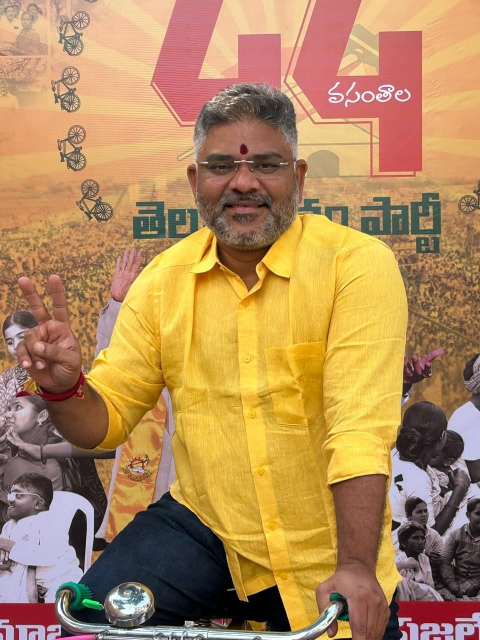
#> input picture photos-source/original-drop/tdp-44-anniversary.jpg, 960 x 1280 px (shown at 1/2 size)
$ python process-photos.py
#> lines starting #> are read from the running program, lines starting #| are printed output that depends on the picture
"""
Turns the raw photo drop in photos-source/original-drop/ into web-ready assets.

WHY
The originals arrived with Telugu filenames. Those are meaningful (they are the
post captions, preserved in photos.js as real alt text) but they are unusable as
URLs — they percent-encode into 200+ character monsters that break sharing,
logging and some CDNs. So each photo gets an ASCII slug here and the Telugu is
kept as data.

The originals are 100-500KB JPEGs up to 2048px. This emits WebP at four widths
plus a JPEG fallback, so the browser downloads roughly what it needs.

NOTE ON THE AMARAVATI PHOTOGRAPH
It carried a visible "AI-generated content" badge in the bottom-left corner.
The office confirmed this is Samsung Galaxy's on-device photo *enhancement*
watermark — Samsung stamps that badge on any image its AI touches, including a
straightforward enhancement — not a synthetic image. It is a genuine
photograph, so it is published, with ~6% trimmed off the bottom to remove the
badge (see CROPS).

EXCLUDED — read before adding anything back:
  * "మా బాబు గారిని" is a designed poster (a Krishna graphic composited over a
    photograph), not documentary photography. Kept out of the gallery so the
    gallery stays photographs.

Run:  python scripts/process-photos.py
"""

import json
import pathlib

from PIL import Image, ImageOps

ROOT = pathlib.Path(__file__).resolve().parent.parent
SRC = ROOT / "photos-source" / "original-drop"
OUT = ROOT / "public" / "photos"

WIDTHS = [480, 768, 1200, 1800]
FALLBACK_W = 1200

# Fixed pixel crops taken from a source image before resizing, keyed by slug.
# The greeting photograph is the only frame with a clean, well-lit, front-facing
# view of him, so the hero portrait is cut from it. The box is (left, top,
# right, bottom) in the ORIGINAL image's pixels, chosen to exclude the security
# officer and the stray hand at the edges.
CROPS = {
    "portrait-headshot": (959, 297, 1580, 1125),   # 3:4 head and shoulders
    # The podium frame at 4:3, keeping almost the full 3:2 original rather than
    # punching in. The earlier 3:4 crop was far too tight — it read as a zoomed
    # face rather than a leader at a lectern.
    "hero-addressing": (114, 0, 1934, 1365),
    # The Galaxy enhancement badge sits in the bottom-left corner of this frame.
    # Trimming ~6% off the bottom removes it while keeping the subjects intact.
    "amaravati-cm-meeting": (0, 0, 2048, 1283),
}

# slug -> (source filename, role, english caption, telugu original)
PHOTOS = [
    (
        "tdp-44-anniversary",
        "tdp-44-anniversary.jpg",
        "gallery",
        "Talikota Hari Krishna at the Telugu Desam Party 44th anniversary celebration",
        None,
    ),
    (
        "hero-addressing",
        "addressing-itdp-telangana.jpg",
        "portrait",
        "Talikota Hari Krishna addressing an iTDP Telangana party meeting",
        None,
    ),
    (
        "portrait-headshot",
        "with-party-leadership.jpg",
        "portrait",
        "Talikota Hari Krishna, iTDP Telangana State President",
        None,
    ),
    (
        "addressing-itdp-telangana",
        "addressing-itdp-telangana.jpg",
        "political",
        "Talikota Hari Krishna addressing an iTDP Telangana party meeting",
        None,
    ),
    (
        "with-chandrababu-naidu",
        "with-chandrababu-naidu.jpg",
        "gallery",
        "Talikota Hari Krishna welcoming TDP National President N. Chandrababu Naidu",
        None,
    ),
    (
        "with-nara-lokesh",
        "with-nara-lokesh.jpg",
        "gallery",
        "Talikota Hari Krishna with TDP National Working President Nara Lokesh",
        None,
    ),
    (
        "with-chandrababu-naidu-portrait",
        "with-chandrababu-naidu-portrait.jpg",
        "about",
        "Talikota Hari Krishna with TDP National President N. Chandrababu Naidu",
        None,
    ),
    (
        "greeting-chandrababu-naidu",
        "greeting-chandrababu-naidu.jpg",
        "gallery",
        "Talikota Hari Krishna greeting TDP National President N. Chandrababu Naidu",
        None,
    ),
    (
        "with-party-leadership",
        "with-party-leadership.jpg",
        "gallery",
        "Talikota Hari Krishna with TDP National President N. Chandrababu Naidu",
        None,
    ),
    (
        "bonalu-bangaru-bonam",
        "bonalu-bangaru-bonam.jpg",
        "community",
        "Talikota Hari Krishna carrying the bonam during the Sri Bhagyanagar Mahankali Bonalu Jatara procession",
        "ఈరోజు తెలంగాణ ఖ్యాతిని దేశ నలుమూలలా చాటిచెప్పేలా, శ్రీ భాగ్యనగర్ మహంకాళి బోనాల జాతర ఉమ్మడి దేవాలయాల ఊరేగింపు కమిటీ ఆధ్వర్యంలో, విజయవాడ శ్రీ కనకదుర్గ అమ్మవారికి బంగారు బోనం సమర్పణ",
    ),
    (
        "kuchipudi-natya-kshetram",
        "kuchipudi-natya-kshetram.jpg",
        "gallery",
        "Kuchipudi dancers at the Shravana Maasa Nrityotsavam, Sri Datta Kuchipudi Natya Kshetram, Begumpet",
        "నిన్న శ్రీ దత్త కూచిపూడి నాట్య కళాక్షేత్రం, బేగంపేట, తెలంగాణ వారి ఆధ్వర్యంలో నిర్వహించిన శ్రావణమాస నాట్యోత్సవం కార్యక్రమంలో పాల్గొనడం ఎంతో ఆనందంగా ఉంది.",
    ),
    (
        "kuchipudi-natyotsavam-stage",
        "kuchipudi-natyotsavam-stage.jpg",
        "gallery",
        "Talikota Hari Krishna with performers at the Shravana Maasa Nrityotsavam dance festival",
        "శ్రావణమాస నాట్యోత్సవం, శ్రీ దత్త కూచిపూడి నాట్య కళాక్షేత్రం, బేగంపేట",
    ),
    (
        "jonnawada-kamakshi-thayi",
        "jonnawada-kamakshi-thayi.jpg",
        "gallery",
        "Talikota Hari Krishna carrying offerings at Sri Kamakshi Thayi temple, Jonnawada",
        "జొన్నవాడ కామాక్షి తాయి",
    ),
    (
        "medchal-constituency-meeting",
        "medchal-constituency-meeting.jpg",
        "gallery",
        "Talikota Hari Krishna speaking at an opinion-gathering programme in Medchal constituency",
        "ఈరోజు మేడ్చల్ నియోజకవర్గం లో నిర్వహించిన అభిప్రాయ సేకరణ కార్యక్రమంలో పాల్గొనడం జరిగింది.",
    ),
    (
        "medchal-constituency-dais",
        "medchal-constituency-dais.jpg",
        "gallery",
        "Opinion-gathering programme in Medchal constituency",
        "మేడ్చల్ నియోజకవర్గం అభిప్రాయ సేకరణ కార్యక్రమం",
    ),
    (
        "endowments-minister-anam",
        "endowments-minister-anam.jpg",
        "gallery",
        "Talikota Hari Krishna paying a courtesy call on Endowments Minister Anam Ramanarayana Reddy",
        "దేవాదాయ శాఖ మంత్రి ఆనం రామనారాయణరెడ్డి గారిని వారి స్వగృహంలో మర్యాదపూర్వకంగా కలవడం జరిగింది.",
    ),
    (
        "with-nandamuri-balakrishna",
        "with-nandamuri-balakrishna.jpg",
        "gallery",
        "Talikota Hari Krishna with Nandamuri Balakrishna, Hindupur MLA, beneath a portrait of N.T. Rama Rao",
        "పద్మభూషణ్ పురస్కారానికి ఎంపికైన నందమూరి బాలకృష్ణ గారికి హృదయపూర్వక శుభాకాంక్షలు.",
    ),
    (
        "mahanadu-2025",
        "mahanadu-2025.jpg",
        "gallery",
        "Delegate registration at TDP Mahanadu 2025",
        "మహానాడు 2025 ప్రతినిధుల నమోదు",
    ),
    (
        "ntr-anniversary-tribute",
        "ntr-anniversary-tribute.jpg",
        "gallery",
        "TDP workers paying tribute at an N.T. Rama Rao statue during the party's 40th anniversary",
        "40 వసంతాల పండుగ",
    ),
    (
        "amaravati-cm-meeting",
        "EXCLUDED-ai-watermarked-amaravati.jpg",
        "gallery",
        "Talikota Hari Krishna and family meeting Chief Minister N. Chandrababu Naidu in Amaravati",
        "నిన్న అమరావతిలో ముఖ్యమంత్రి శ్రీ నారా చంద్రబాబు నాయుడు గారిని కుటుంబసమేతంగా కలిసి కృతజ్ఞతలు తెలియజేయడం జరిగింది.",
    ),
    (
        "csr-summit-hyderabad",
        "csr-summit-hyderabad.jpg",
        "gallery",
        "Talikota Hari Krishna with Narasaraopet MLA Chadalavada Aravind Babu at the CSR Summit, Hyderabad",
        None,
    ),
    (
        "itdp-telangana-emblem-event",
        "itdp-telangana-emblem-event.jpg",
        "gallery",
        "Telugu Desam Party Telangana leaders and iTDP members with the iTDP Telangana emblem",
        None,
    ),
    (
        "with-party-colleagues",
        "with-party-colleagues.jpg",
        "gallery",
        "Talikota Hari Krishna with party colleagues and supporters",
        None,
    ),
]

# Deliberately NOT published. Do not move these into PHOTOS without reading why.
EXCLUDED = {
    "EXCLUDED-composite-poster-maa-babu.jpg": (
        "Composite poster — a Krishna graphic overlaid on a photograph. It is "
        "design work, not documentary photography, so it does not belong in a "
        "gallery presented as event photos."
    ),
}


# ---------------------------------------------------------------------------
# ALBUMS
#
# A single event photographed many times over, rather than one representative
# frame. The office documents rallies and programmes this way, so a set arrives
# as a folder of numbered files and belongs together on the page: presenting ten
# frames of one bike rally as ten separate gallery entries would bury the rest
# of the gallery and tell the reader nothing about the event.
#
# Each album is a folder under photos-source/albums/<slug>/. Files are sorted
# NUMERICALLY, not as strings, so 10.jpg follows 9.jpg instead of 1.jpg.
# Output slugs are <album-slug>-01 ... -NN, zero-padded so they sort correctly
# everywhere else too.
#
#   slug -> (folder name, caption prefix used to build each frame's alt text)
ALBUMS = [
    (
        "ntr-vardhanti-bike-rally",
        "ntr-vardhanti-bike-rally",
        "Talikota Hari Krishna leading the bike rally from Nagaram to NTR Ghat "
        "on the 30th Vardhanti of N.T. Rama Rao",
    ),
]


def process_albums():
    """Emit the same WebP ladder for every frame in each album folder."""
    out = []
    for slug, folder, alt_prefix in ALBUMS:
        src_dir = ROOT / "photos-source" / "albums" / folder
        if not src_dir.is_dir():
            print(f"  !! MISSING album folder {folder}")
            continue

        files = sorted(
            (f for f in src_dir.iterdir() if f.suffix.lower() in {".jpg", ".jpeg", ".png"}),
            key=lambda f: (len(f.stem), f.stem),
        )
        frames = []
        for i, src in enumerate(files, start=1):
            im = ImageOps.exif_transpose(Image.open(src)).convert("RGB")
            w, h = im.size
            name = f"{slug}-{i:02d}"
            targets = sorted({t for t in WIDTHS if t <= w} | {w})
            for target in targets:
                resized = im.resize((target, max(1, round(h * target / w))), Image.LANCZOS)
                quality = 80 if target <= 768 else 82
                resized.save(OUT / f"{name}-{target}.webp", "WEBP", quality=quality, method=6)
            fw = min(FALLBACK_W, w)
            im.resize((fw, max(1, round(h * fw / w))), Image.LANCZOS).save(
                OUT / f"{name}.jpg", "JPEG", quality=84, optimize=True, progressive=True
            )
            frames.append(
                {
                    "slug": name,
                    "width": w,
                    "height": h,
                    "widths": targets,
                    "alt": f"{alt_prefix} ({i} of {len(files)})",
                }
            )
        print(f"  album {slug:28} {len(frames)} frames")
        out.append({"slug": slug, "frames": frames})
    return out


def main():
    OUT.mkdir(parents=True, exist_ok=True)

    manifest = []
    for slug, filename, role, alt, telugu in PHOTOS:
        src = SRC / filename
        if not src.exists():
            print(f"  !! MISSING {filename}")
            continue

        im = Image.open(src)
#> im is the input picture: PIL image 960x1280 RGB; mean R, G, B 177.9, 138.4, 92.1
        im = ImageOps.exif_transpose(im).convert("RGB")
        if slug in CROPS:
            im = im.crop(CROPS[slug])
        w, h = im.size
#> w = 960; h = 1280

        # Always include the source's own width, so a small original (e.g. a
        # tight crop) still has a 1x/2x-sharp variant instead of only the
        # nearest smaller step, which looks soft on high-DPI screens.
        targets = sorted({t for t in WIDTHS if t <= w} | {w})
#> targets = [480, 768, 960]
        sources = []
        for target in targets:
            ratio = target / w
            resized = im.resize((target, max(1, round(h * ratio))), Image.LANCZOS)
            wp = OUT / f"{slug}-{target}.webp"
            # Quality by width, not one figure for everything.
            #
            # The 480 and 768 variants are what phones fetch, and a phone is
            # both the slowest connection and the display where compression is
            # hardest to see: a 768px file is painted into roughly 390 CSS
            # pixels on a 2x screen, so the artefacts land below the pixel
            # grid. Measured on three representative photographs, q80 holds
            # PSNR at 41.1 dB against the q82 original -- above the 40 dB line
            # where a difference stops being visible -- and takes 182 KB off
            # the mobile payload, which is what PageSpeed was reporting.
            #
            # The wide variants stay at 82. They are viewed large on a desktop
            # where the same artefacts would be plain, and desktop already
            # scores 100.
            quality = 80 if target <= 768 else 82
            resized.save(wp, "WEBP", quality=quality, method=6)
            sources.append({"w": target, "kb": round(wp.stat().st_size / 1024)})
#> this loop made 3 passes
#> pass 1, in main, `resized = im.resize((target, max(1, round(h * ratio))), Image.LANCZOS)`:
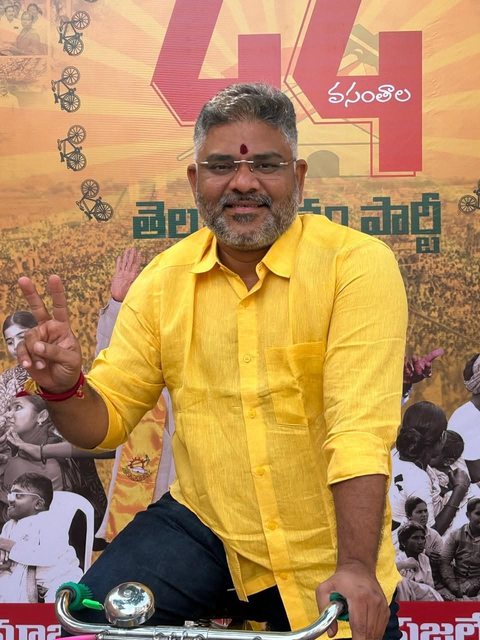
#> resized: PIL image 480x640 RGB; mean R, G, B 177.9, 138.4, 92.1
#> after the loop, sources = 3 items

        # JPEG fallback for anything that cannot take WebP.
        fw = min(FALLBACK_W, w)
#> fw = 960
        fb = im.resize((fw, max(1, round(h * fw / w))), Image.LANCZOS)
        fb.save(OUT / f"{slug}.jpg", "JPEG", quality=84, optimize=True, progressive=True)

        manifest.append(
            {
                "slug": slug,
                "role": role,
                "alt": alt,
                "telugu": telugu,
                "width": w,
                "height": h,
                "aspect": round(w / h, 4),
                "widths": [s["w"] for s in sources],
            }
        )
        total = sum(s["kb"] for s in sources)
#> total = 304
        print(f"  {slug:34} {w}x{h}  ->  {len(sources)} webp ({total}KB) + jpg")
#|   tdp-44-anniversary                 960x1280  ->  3 webp (304KB) + jpg
#> pass 2 of the loop in main, `for slug, filename, role, alt, telugu in PHOTOS:`:
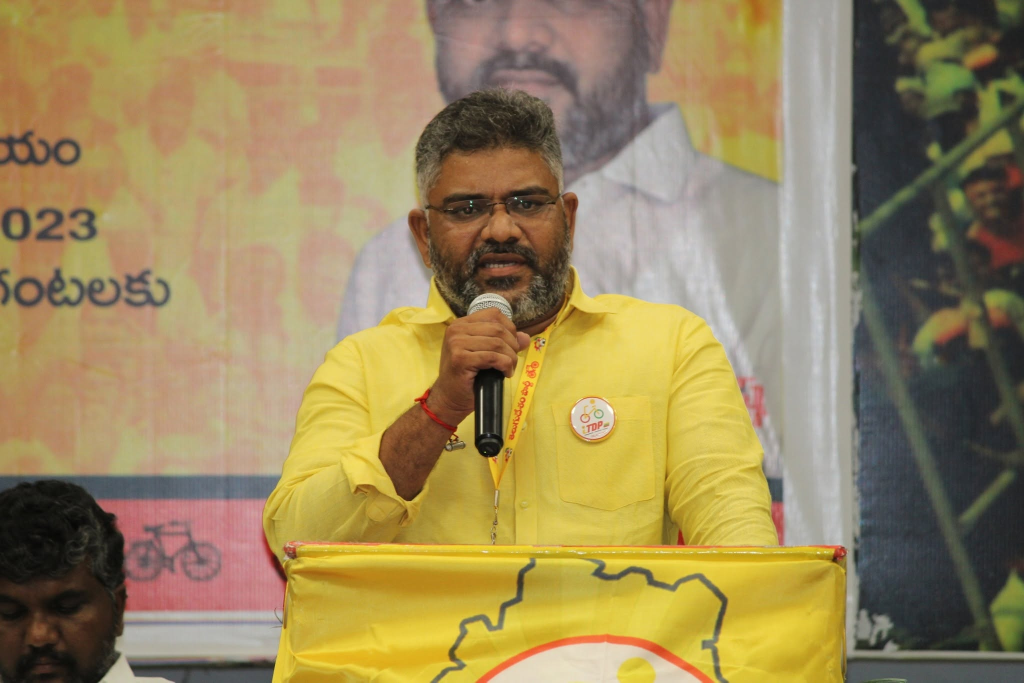
#> input picture photos-source/original-drop/addressing-itdp-telangana.jpg, 2048 x 1365 px (shown at 1/2 size)
#> in main, im is the input picture: PIL image 2048x1365 RGB; mean R, G, B 154, 135.4, 92
#> in main, `im = im.crop(CROPS[slug])`:
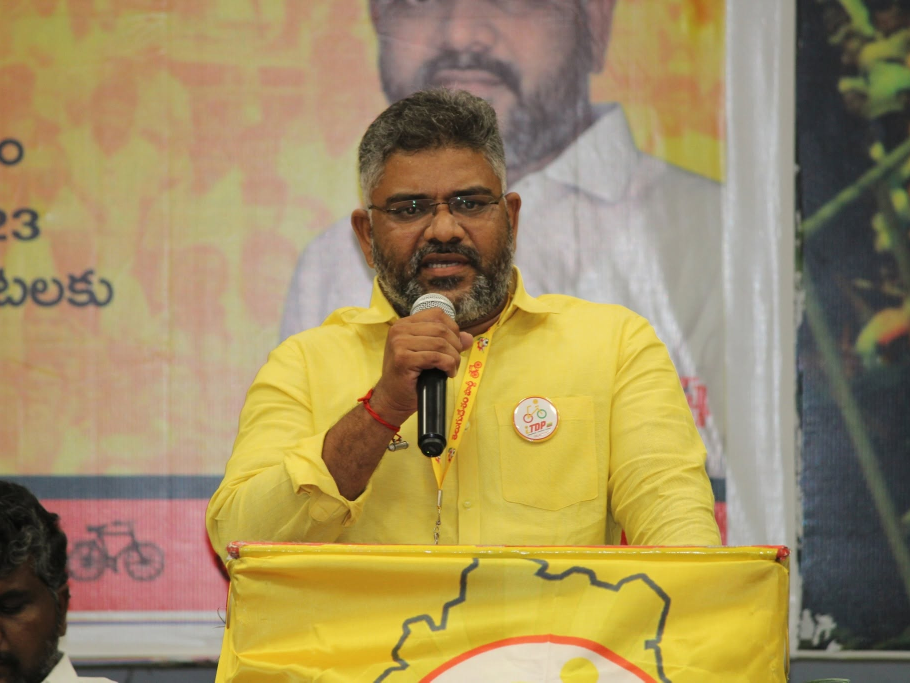
#> im: PIL image 1820x1365 RGB (shown at 1/2 size); mean R, G, B 161.5, 142.2, 96.6
#> the loop in main, `for target in targets:` made 5 passes
#> pass 1, in main, `resized = im.resize((target, max(1, round(h * ratio))), Image.LANCZOS)`:
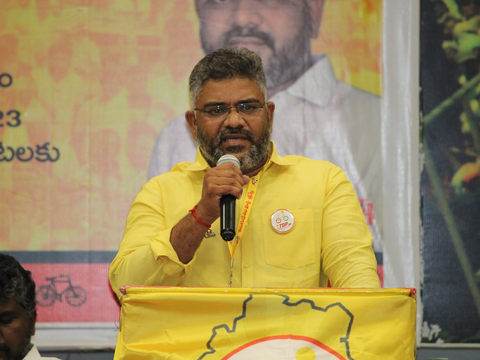
#> resized: PIL image 480x360 RGB; mean R, G, B 161.5, 142.2, 96.5
#> after the loop in main, `for target in targets:`: sources = 5 items
#> total = 292
#|   hero-addressing                    1820x1365  ->  5 webp (292KB) + jpg
#> pass 3 of the loop in main, `for slug, filename, role, alt, telugu in PHOTOS:`:
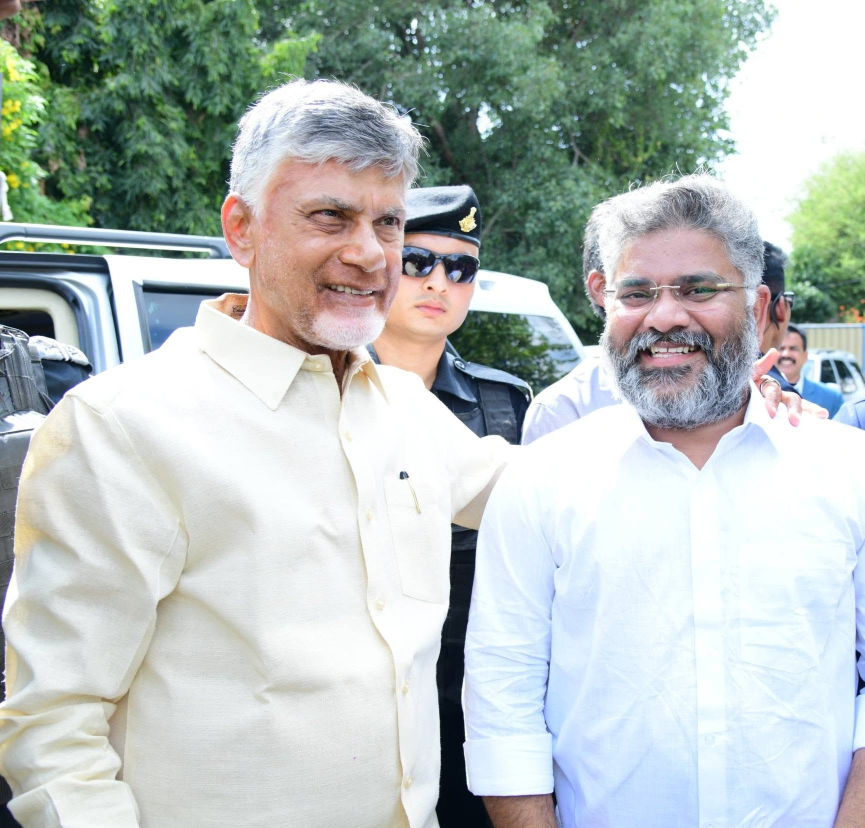
#> input picture photos-source/original-drop/with-party-leadership.jpg, 1729 x 1655 px (shown at 1/2 size)
#> in main, im is the input picture: PIL image 1729x1655 RGB; mean R, G, B 181.2, 190.6, 187.3
#> in main, `im = im.crop(CROPS[slug])`:
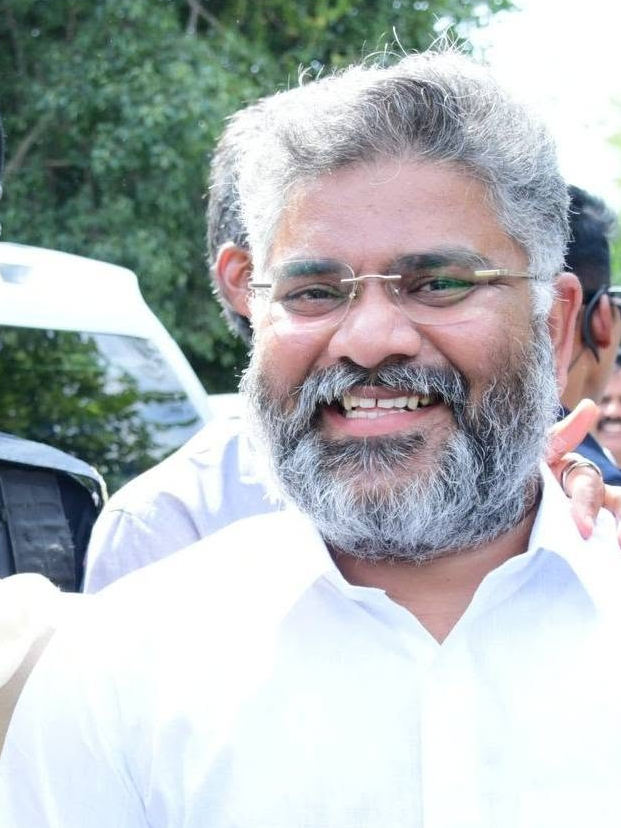
#> im: PIL image 621x828 RGB; mean R, G, B 179.7, 185.1, 186.4
#> after the loop in main, `for target in targets:`: sources = 2 items
#> total = 82
#|   portrait-headshot                  621x828  ->  2 webp (82KB) + jpg
#> the loop made 23 passes; the first 3 are shown


    albums = process_albums()
#> in process_albums, `out = []`: out = []
#> albums = []

    (OUT / "manifest.json").write_text(
        json.dumps(manifest, ensure_ascii=False, indent=1), encoding="utf-8"
    )
    (OUT / "albums.json").write_text(
        json.dumps(albums, ensure_ascii=False, indent=1), encoding="utf-8"
    )
    print(f"\n  {len(manifest)} photos processed -> public/photos/")
    print(f"  {len(EXCLUDED)} excluded:")
    for name, why in EXCLUDED.items():
        print(f"    - {why}")


if __name__ == "__main__":
    main()
